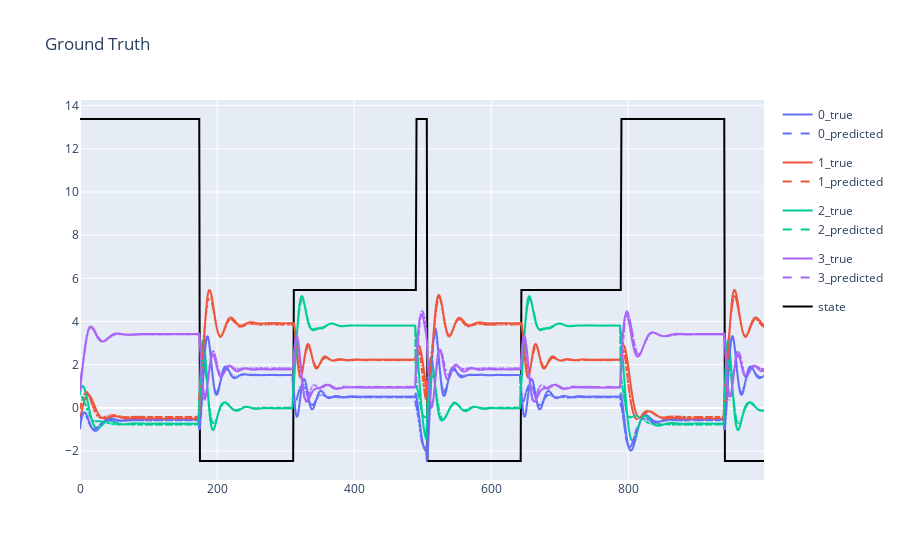
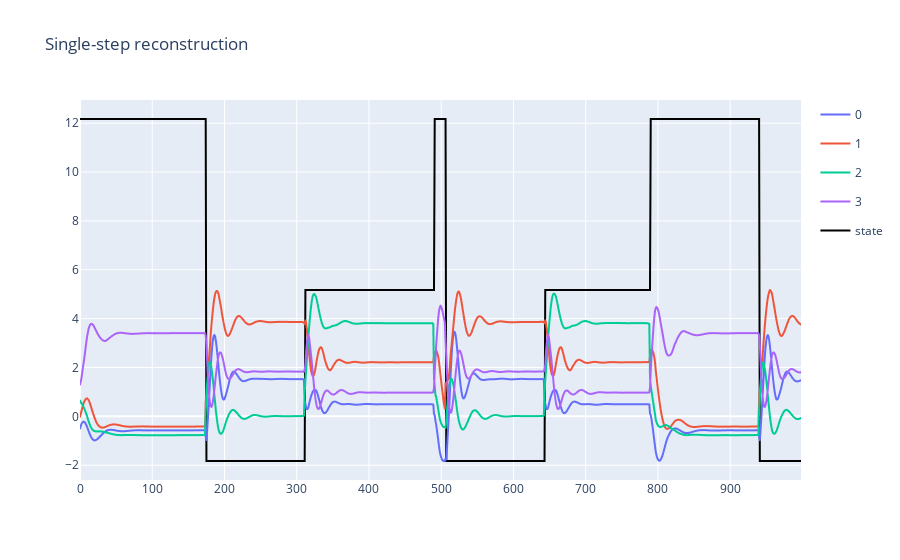
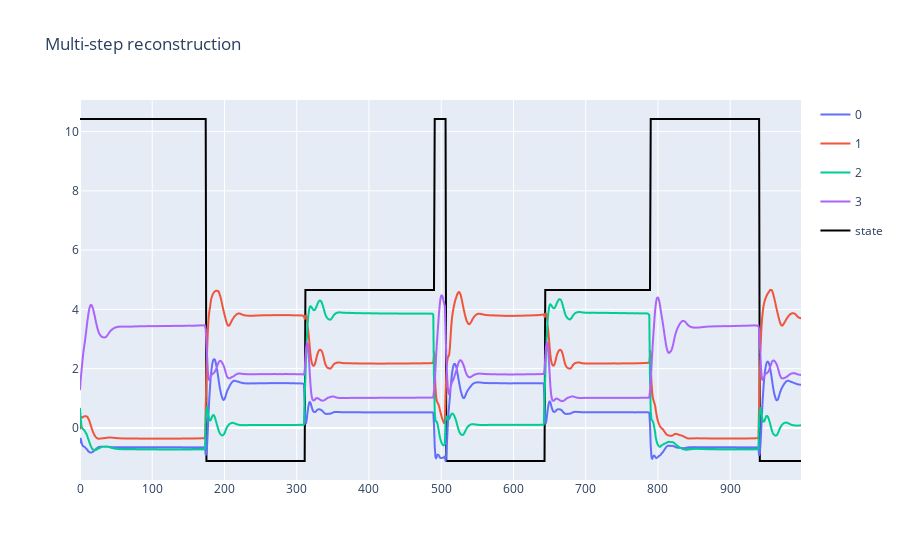
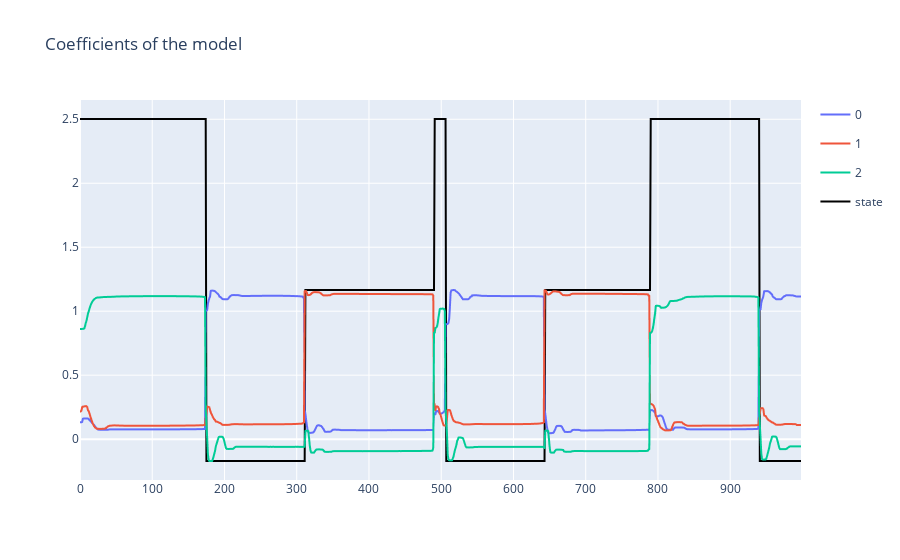

Write notebook code for charts like these, in order.
### Code cell
util.plotting([X2.T,torch.stack(X2_hat).squeeze()], title='Ground Truth', plot_states=True, states=states, stack_plots=True)
util.plotting(torch.stack(X2_hat).squeeze(), title='Single-step reconstruction', plot_states=True, states=states)
util.plotting(torch.stack(X2_hat_multi[1:]).squeeze(), plot_states=True, states=states, title='Multi-step reconstruction')

coefficients = np.array([c.detach().numpy() for c in simple_model.coeffs])

util.plotting(coefficients.T, plot_states=True, states=states, title='Coefficients of the model');

### Figure 1 — Plotly figure (JSON) as saved in the notebook; plotly's stock layout.template omitted (floating-point values rounded to 4 significant figures; data arrays with more than 128 entries replaced by an {"elided": "..."} marker saying what was removed)
{"data": [{"hovertemplate": "variable=0<br>index=%{x}<br>value=%{y}<extra></extra>", "legendgroup": "0", "line": {"color": "#636efa", "dash": "solid"}, "marker": {"symbol": "circle"}, "mode": "lines", "name": "0_true", "showlegend": true, "type": "scattergl", "x": {"elided": "999 int values"}, "xaxis": "x", "y": {"elided": "999 float values"}, "yaxis": "y"}, {"hovertemplate": "variable=1<br>index=%{x}<br>value=%{y}<extra></extra>", "legendgroup": "1", "line": {"color": "#EF553B", "dash": "solid"}, "marker": {"symbol": "circle"}, "mode": "lines", "name": "1_true", "showlegend": true, "type": "scattergl", "x": {"elided": "999 int values"}, "xaxis": "x", "y": {"elided": "999 float values"}, "yaxis": "y"}, {"hovertemplate": "variable=2<br>index=%{x}<br>value=%{y}<extra></extra>", "legendgroup": "2", "line": {"color": "#00cc96", "dash": "solid"}, "marker": {"symbol": "circle"}, "mode": "lines", "name": "2_true", "showlegend": true, "type": "scattergl", "x": {"elided": "999 int values"}, "xaxis": "x", "y": {"elided": "999 float values"}, "yaxis": "y"}, {"hovertemplate": "variable=3<br>index=%{x}<br>value=%{y}<extra></extra>", "legendgroup": "3", "line": {"color": "#ab63fa", "dash": "solid"}, "marker": {"symbol": "circle"}, "mode": "lines", "name": "3_true", "showlegend": true, "type": "scattergl", "x": {"elided": "999 int values"}, "xaxis": "x", "y": {"elided": "999 float values"}, "yaxis": "y"}, {"hovertemplate": "variable=0<br>index=%{x}<br>value=%{y}<extra></extra>", "legendgroup": "0", "line": {"color": "#636efa", "dash": "dash"}, "marker": {"symbol": "circle"}, "mode": "lines", "name": "0_predicted", "showlegend": true, "type": "scattergl", "x": {"elided": "999 int values"}, "xaxis": "x", "y": {"elided": "999 float values"}, "yaxis": "y"}, {"hovertemplate": "variable=1<br>index=%{x}<br>value=%{y}<extra></extra>", "legendgroup": "1", "line": {"color": "#EF553B", "dash": "dash"}, "marker": {"symbol": "circle"}, "mode": "lines", "name": "1_predicted", "showlegend": true, "type": "scattergl", "x": {"elided": "999 int values"}, "xaxis": "x", "y": {"elided": "999 float values"}, "yaxis": "y"}, {"hovertemplate": "variable=2<br>index=%{x}<br>value=%{y}<extra></extra>", "legendgroup": "2", "line": {"color": "#00cc96", "dash": "dash"}, "marker": {"symbol": "circle"}, "mode": "lines", "name": "2_predicted", "showlegend": true, "type": "scattergl", "x": {"elided": "999 int values"}, "xaxis": "x", "y": {"elided": "999 float values"}, "yaxis": "y"}, {"hovertemplate": "variable=3<br>index=%{x}<br>value=%{y}<extra></extra>", "legendgroup": "3", "line": {"color": "#ab63fa", "dash": "dash"}, "marker": {"symbol": "circle"}, "mode": "lines", "name": "3_predicted", "showlegend": true, "type": "scattergl", "x": {"elided": "999 int values"}, "xaxis": "x", "y": {"elided": "999 float values"}, "yaxis": "y"}, {"line": {"color": "black", "width": 2}, "mode": "lines", "name": "state", "type": "scatter", "x": {"elided": "999 int values"}, "y": {"elided": "1000 float values"}}], "layout": {"title": {"text": "Ground Truth"}}}

### Figure 2 — Plotly figure (JSON) as saved in the notebook; plotly's stock layout.template omitted (floating-point values rounded to 4 significant figures; data arrays with more than 128 entries replaced by an {"elided": "..."} marker saying what was removed)
{"data": [{"hovertemplate": "variable=0<br>index=%{x}<br>value=%{y}<extra></extra>", "legendgroup": "0", "line": {"color": "#636efa", "dash": "solid"}, "marker": {"symbol": "circle"}, "mode": "lines", "name": "0", "showlegend": true, "type": "scattergl", "x": {"elided": "999 int values"}, "xaxis": "x", "y": {"elided": "999 float values"}, "yaxis": "y"}, {"hovertemplate": "variable=1<br>index=%{x}<br>value=%{y}<extra></extra>", "legendgroup": "1", "line": {"color": "#EF553B", "dash": "solid"}, "marker": {"symbol": "circle"}, "mode": "lines", "name": "1", "showlegend": true, "type": "scattergl", "x": {"elided": "999 int values"}, "xaxis": "x", "y": {"elided": "999 float values"}, "yaxis": "y"}, {"hovertemplate": "variable=2<br>index=%{x}<br>value=%{y}<extra></extra>", "legendgroup": "2", "line": {"color": "#00cc96", "dash": "solid"}, "marker": {"symbol": "circle"}, "mode": "lines", "name": "2", "showlegend": true, "type": "scattergl", "x": {"elided": "999 int values"}, "xaxis": "x", "y": {"elided": "999 float values"}, "yaxis": "y"}, {"hovertemplate": "variable=3<br>index=%{x}<br>value=%{y}<extra></extra>", "legendgroup": "3", "line": {"color": "#ab63fa", "dash": "solid"}, "marker": {"symbol": "circle"}, "mode": "lines", "name": "3", "showlegend": true, "type": "scattergl", "x": {"elided": "999 int values"}, "xaxis": "x", "y": {"elided": "999 float values"}, "yaxis": "y"}, {"line": {"color": "black", "width": 2}, "mode": "lines", "name": "state", "type": "scatter", "x": {"elided": "999 int values"}, "y": {"elided": "1000 float values"}}], "layout": {"title": {"text": "Single-step reconstruction"}}}

### Figure 3 — Plotly figure (JSON) as saved in the notebook; plotly's stock layout.template omitted (floating-point values rounded to 4 significant figures; data arrays with more than 128 entries replaced by an {"elided": "..."} marker saying what was removed)
{"data": [{"hovertemplate": "variable=0<br>index=%{x}<br>value=%{y}<extra></extra>", "legendgroup": "0", "line": {"color": "#636efa", "dash": "solid"}, "marker": {"symbol": "circle"}, "mode": "lines", "name": "0", "showlegend": true, "type": "scattergl", "x": {"elided": "999 int values"}, "xaxis": "x", "y": {"elided": "999 float values"}, "yaxis": "y"}, {"hovertemplate": "variable=1<br>index=%{x}<br>value=%{y}<extra></extra>", "legendgroup": "1", "line": {"color": "#EF553B", "dash": "solid"}, "marker": {"symbol": "circle"}, "mode": "lines", "name": "1", "showlegend": true, "type": "scattergl", "x": {"elided": "999 int values"}, "xaxis": "x", "y": {"elided": "999 float values"}, "yaxis": "y"}, {"hovertemplate": "variable=2<br>index=%{x}<br>value=%{y}<extra></extra>", "legendgroup": "2", "line": {"color": "#00cc96", "dash": "solid"}, "marker": {"symbol": "circle"}, "mode": "lines", "name": "2", "showlegend": true, "type": "scattergl", "x": {"elided": "999 int values"}, "xaxis": "x", "y": {"elided": "999 float values"}, "yaxis": "y"}, {"hovertemplate": "variable=3<br>index=%{x}<br>value=%{y}<extra></extra>", "legendgroup": "3", "line": {"color": "#ab63fa", "dash": "solid"}, "marker": {"symbol": "circle"}, "mode": "lines", "name": "3", "showlegend": true, "type": "scattergl", "x": {"elided": "999 int values"}, "xaxis": "x", "y": {"elided": "999 float values"}, "yaxis": "y"}, {"line": {"color": "black", "width": 2}, "mode": "lines", "name": "state", "type": "scatter", "x": {"elided": "999 int values"}, "y": {"elided": "1000 float values"}}], "layout": {"title": {"text": "Multi-step reconstruction"}}}

### Figure 4 — Plotly figure (JSON) as saved in the notebook; plotly's stock layout.template omitted (floating-point values rounded to 4 significant figures; data arrays with more than 128 entries replaced by an {"elided": "..."} marker saying what was removed)
{"data": [{"hovertemplate": "variable=0<br>index=%{x}<br>value=%{y}<extra></extra>", "legendgroup": "0", "line": {"color": "#636efa", "dash": "solid"}, "marker": {"symbol": "circle"}, "mode": "lines", "name": "0", "showlegend": true, "type": "scattergl", "x": {"elided": "999 int values"}, "xaxis": "x", "y": {"elided": "999 float values"}, "yaxis": "y"}, {"hovertemplate": "variable=1<br>index=%{x}<br>value=%{y}<extra></extra>", "legendgroup": "1", "line": {"color": "#EF553B", "dash": "solid"}, "marker": {"symbol": "circle"}, "mode": "lines", "name": "1", "showlegend": true, "type": "scattergl", "x": {"elided": "999 int values"}, "xaxis": "x", "y": {"elided": "999 float values"}, "yaxis": "y"}, {"hovertemplate": "variable=2<br>index=%{x}<br>value=%{y}<extra></extra>", "legendgroup": "2", "line": {"color": "#00cc96", "dash": "solid"}, "marker": {"symbol": "circle"}, "mode": "lines", "name": "2", "showlegend": true, "type": "scattergl", "x": {"elided": "999 int values"}, "xaxis": "x", "y": {"elided": "999 float values"}, "yaxis": "y"}, {"line": {"color": "black", "width": 2}, "mode": "lines", "name": "state", "type": "scatter", "x": {"elided": "999 int values"}, "y": {"elided": "1000 float values"}}], "layout": {"title": {"text": "Coefficients of the model"}}}
